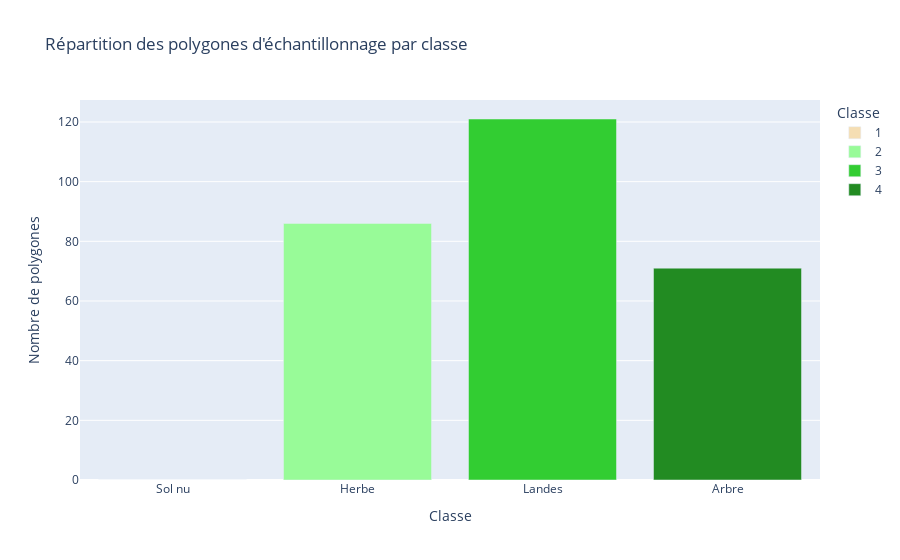

Notebook source saved alongside this figure:
### Code cell
# --- ANALYSE DES ÉCHANTILLONS ---

# 1. Chargement du fichier
gdf = gpd.read_file(path_vecteur)

# 2. Préparation des données pour le diagramme
polygon_counts = gdf['strate'].value_counts().reset_index()
polygon_counts.columns = ['Classe', 'Nombre de polygones']
polygon_counts['Classe'] = polygon_counts['Classe'].astype(str)

# On s'assure d'avoir les 4 classes pour la cohérence visuelle
all_classes = pd.DataFrame({'Classe': ['1', '2', '3', '4']})
polygon_counts = all_classes.merge(polygon_counts, on='Classe', how='left').fillna(0)
polygon_counts['Nom'] = polygon_counts['Classe'].map({'1': 'Sol nu', '2': 'Herbe', '3': 'Landes', '4': 'Arbre'})

# 3. Création du diagramme de répartition
fig_polygons = px.bar(
    polygon_counts,
    x='Classe',
    y='Nombre de polygones',
    color='Classe',
    color_discrete_map={'1': '#F5DEB3', '2': '#98FB98', '3': '#32CD32', '4': '#228B22'},
    title='Répartition des polygones d\'échantillonnage par classe',
    hover_data=['Nom'],
    category_orders={'Classe': ['1', '2', '3', '4']}
)

fig_polygons.update_xaxes(tickvals=['1', '2', '3', '4'], ticktext=['Sol nu', 'Herbe', 'Landes', 'Arbre'])

# 4. Enregistrement
output_polygon_html = os.path.join(figure_path, 'diag_baton_nb_poly_by_class.html')
fig_polygons.write_html(output_polygon_html)
fig_polygons.show()

print(f"Analyse des échantillons terminée. Nombre total de polygones : {len(gdf)}")

### Figure 1 — Plotly figure (JSON) as saved in the notebook; plotly's stock layout.template omitted (floating-point values rounded to 4 significant figures)
{"data": [{"customdata": [["Sol nu"]], "hovertemplate": "Classe=%{x}<br>Nombre de polygones=%{y}<br>Nom=%{customdata[0]}<extra></extra>", "legendgroup": "1", "marker": {"color": "#F5DEB3", "pattern": {"shape": ""}}, "name": "1", "orientation": "v", "showlegend": true, "textposition": "auto", "type": "bar", "x": ["1"], "xaxis": "x", "y": [0.0], "yaxis": "y"}, {"customdata": [["Herbe"]], "hovertemplate": "Classe=%{x}<br>Nombre de polygones=%{y}<br>Nom=%{customdata[0]}<extra></extra>", "legendgroup": "2", "marker": {"color": "#98FB98", "pattern": {"shape": ""}}, "name": "2", "orientation": "v", "showlegend": true, "textposition": "auto", "type": "bar", "x": ["2"], "xaxis": "x", "y": [86.0], "yaxis": "y"}, {"customdata": [["Landes"]], "hovertemplate": "Classe=%{x}<br>Nombre de polygones=%{y}<br>Nom=%{customdata[0]}<extra></extra>", "legendgroup": "3", "marker": {"color": "#32CD32", "pattern": {"shape": ""}}, "name": "3", "orientation": "v", "showlegend": true, "textposition": "auto", "type": "bar", "x": ["3"], "xaxis": "x", "y": [121.0], "yaxis": "y"}, {"customdata": [["Arbre"]], "hovertemplate": "Classe=%{x}<br>Nombre de polygones=%{y}<br>Nom=%{customdata[0]}<extra></extra>", "legendgroup": "4", "marker": {"color": "#228B22", "pattern": {"shape": ""}}, "name": "4", "orientation": "v", "showlegend": true, "textposition": "auto", "type": "bar", "x": ["4"], "xaxis": "x", "y": [71.0], "yaxis": "y"}], "layout": {"barmode": "relative", "legend": {"title": {"text": "Classe"}, "tracegroupgap": 0}, "title": {"text": "Répartition des polygones d'échantillonnage par classe"}, "xaxis": {"anchor": "y", "categoryarray": ["1", "2", "3", "4"], "categoryorder": "array", "domain": [0, 1], "ticktext": ["Sol nu", "Herbe", "Landes", "Arbre"], "tickvals": ["1", "2", "3", "4"], "title": {"text": "Classe"}}, "yaxis": {"anchor": "x", "domain": [0, 1], "title": {"text": "Nombre de polygones"}}}}
